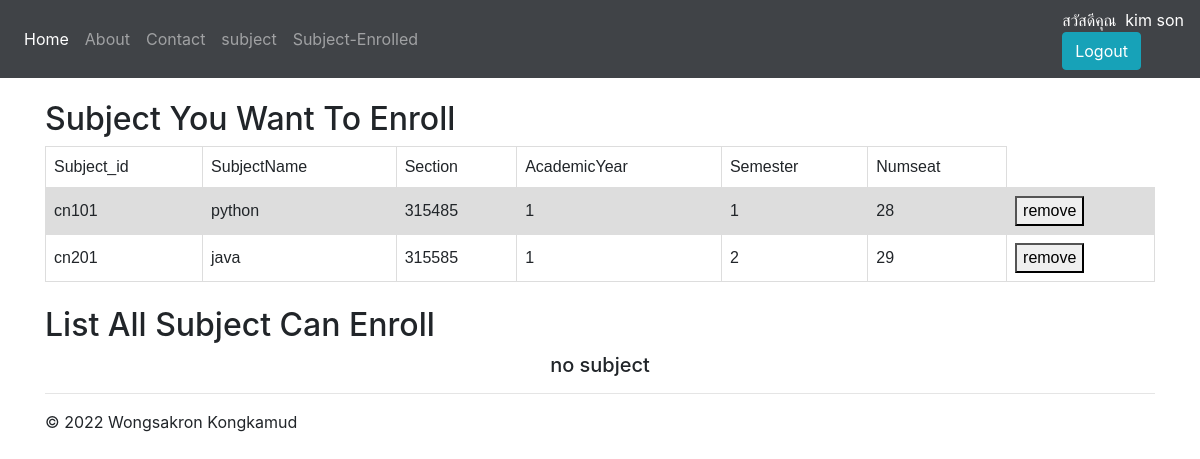
Page /subject (signed in) on the earlier database version.
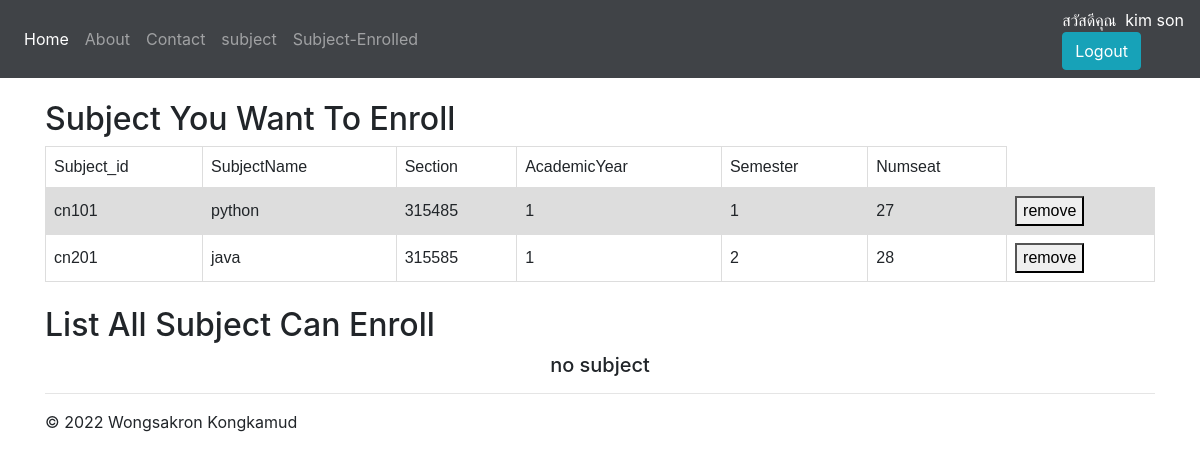
Same page on the later database version.
### university/models.py (models this page shows, shortened)
class Subject(models.Model):
    subject_name = models.CharField(max_length=200)
    subject_id = models.CharField(max_length=200)
    section = models.CharField(max_length=200)
    academic_year = models.CharField(max_length=200)
    semester = models.CharField(max_length=200)
    num_seat = models.PositiveIntegerField(default = 0)
    status = models.BooleanField(default = False)

### university/views.py (the view)
# urls.py: path('subject', views.subject_page, name='subject-page'),
@login_required(login_url="login")
def subject_page(request):
    enroll = Student.objects.get(name__username=request.user).subject_enroll
    subject = Subject.objects.all()
    if enroll.filter(subject_id__in=subject.values_list('subject_id')) != None:
        subject = subject.exclude(subject_id__in=enroll.all().values_list('subject_id'))
    return render(request, 'university/subject.html',
    {
        'Subjects' : subject,
        'Enroll' : enroll
    })

### university/template/university/subject.html (shortened to what this page needs)
<!DOCTYPE html>
{% extends 'university/base.html' %}
{% block content %}
<div>
    <div>
        <h2> Subject You Want To Enroll </h2>
        {% if Enroll.count != 0 %}
            <table>
                <td>Subject_id</td>
                <td>SubjectName</td>
                <td>Section</td>
                <td>AcademicYear</td>
                <td>Semester</td>
                <td>Numseat</td>
                {% for e in Enroll.all %}
                <tr>
                    <td>{{ e.subject_id }}</td>
                    <td>{{ e.subject_name }}</td>
                    <td>{{ e.section }}</td>
                    <td>{{ e.academic_year}}</td>
                    <td>{{ e.semester }}</td>
                    <td>{{ e.num_seat }} </td>
                    <td><form action="{% url 'remove-enroll' %}" method="post">
                        <button name="subject_id" value="{{ e.subject_id }}" type="Delete">remove</button>
                    </form></td>
                </tr>
                {% endfor %}
            </table>
            <br>
        {% else %}
            <h5><center> no subject enrolled </center></h5>
        {% endif %}
    </div>
    <div>
        <h2> List All Subject Can Enroll </h2>
        {% if Subjects %}
            <table>
                <td>Subject_id</td>
                <td>SubjectName</td>
                <td>Section</td>
                <td>AcademicYear</td>
                <td>Semester</td>
                <td>Numseat</td>
                {% for s in Subjects %}
                <tr>
                    <td>{{ s.subject_id }}</td>
                    <td>{{ s.subject_name }}</td>
                    <td>{{ s.section }}</td>
                    <td>{{ s.academic_year }}</td>
                    <td>{{ s.semester }}</td>
                    <td>{{ s.num_seat }} </td>
                    {% if s.num_seat != 0 %}
                    <td><form action="{% url 'enroll-subject' %}" method="post">
                        {% csrf_token %}
                        <input type="hidden" name="user" value="{{ request.user.username }}">
                        <button name="subject_id" value="{{ s.subject_id }}" type="Submit">submit</button>
                    </form></td>
                    {% endif %}
                </tr>
                {% endfor %}
            </table>
        {% else %}
        <center><h5>no subject</h5></center>
        {% endif %}
    </div>
</div>
{% endblock %}

### university/template/university/base.html (shortened to what this page needs)
<!doctype html>
<html lang="en">
<head>
  <link rel="stylesheet" href="https://maxcdn.bootstrapcdn.com/bootstrap/4.4.1/css/bootstrap.min.css">
  <link rel="stylesheet" href="https://cdnjs.cloudflare.com/ajax/libs/font-awesome/4.7.0/css/font-awesome.min.css">
</head>
<body>
  <nav class="navbar navbar-expand-md navbar-dark fixed-top" style="background-color: #404347;">
    <div class="collapse navbar-collapse" id="navbarsExampleDefault">
      <ul class="navbar-nav mr-auto">
        <li class="nav-item active">
          <a class="nav-link" href="{% url 'home-page' %}">Home <span class="sr-only">(current)</span></a>
        </li>
        <li class="nav-item">
          <a class="nav-link" href="{% url 'about-page' %}">About</a>
        </li>
        <li class="nav-item">
          <a class="nav-link" href="{% url 'contact-page' %}">Contact</a>
        </li>
        <li class="nav-item">
          <a class="nav-link" href="{% url 'subject-page' %}">subject</a>
        </li>
        <li class="nav-item">
          <a class="nav-link" href="{% url 'enrolled' %}">Subject-Enrolled</a>
        </li>
      </ul>
      <div>
        {% if user.is_authenticated %}
        <font color="white">สวัสดีคุณ&nbsp {{user.first_name}}</font>
        <form action="{% url 'logout'%}" method="POST">
          <input type="submit" value="Logout" class="btn btn-info">
        </form>
        {% else %}
        <a class="btn btn-primary" href="{% url 'register' %}">Register</a>
        <a class="btn btn-primary" href="{% url 'login' %}">Login</a>
        {% endif %}
      </div>
    </div>
  </nav>
  <main role="main">
    <div class="container">
      {% block content %}
      {% endblock %}
      <hr>
    </div>
  </main>
  <footer class="container">
    <p>&copy; 2022 Wongsakron Kongkamud</p>
  </footer>
</body>
</html>

### university/template/university/base.html (style rules this page uses)
table { font-family: arial, sans-serif; border-collapse: collapse; width: 100%; }
td, th { border: 1px solid #dddddd; text-align: left; padding: 8px; }
tr:nth-child(even) { background-color: #dddddd; }

Differences in the rows shown:
changed Subject "cn101": num_seat "28" → "27"
changed Subject "cn201": num_seat "29" → "28"
